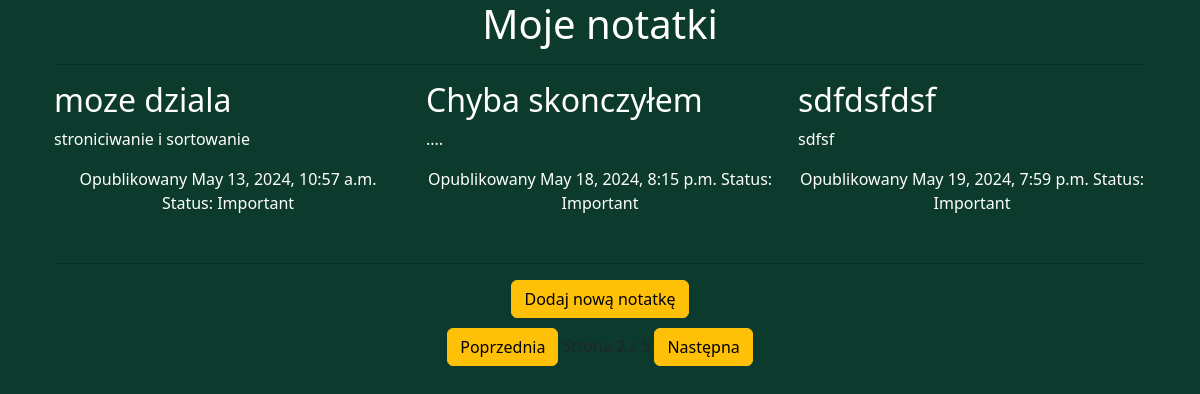
Screenshot of /?page=2 with the database file from the repository.
### aplikacjaNotatnik/models.py (models this page shows, shortened)
class Note(models.Model):
    STATUS_CHOICES = (
        ('Important', 'Important'),
        ('Usually', 'Usually')
    )
    title = models.CharField(max_length=100)
    text = models.TextField()
    time = models.DateTimeField(auto_now_add=True)
    author = models.ForeignKey(User, on_delete=models.CASCADE)
    status = models.CharField(max_length=10, choices=STATUS_CHOICES, default='Usually')
    id = models.AutoField(primary_key=True)
    def get_absolute_url(self):
        return reverse('detail_note', args=[self.id])

### aplikacjaNotatnik/views.py (the view)
# urls.py: path("", views.notes_list, name='notes_list'),
def notes_list(request):
    notes = Note.objects.all()
    important_notes = Note.objects.filter(status='Important')
    usually_notes = Note.objects.filter(status='Usually')
    notes = list(important_notes) + list(usually_notes)
    paginator = Paginator(notes, 3)
    page_number = request.GET.get('page')
    try:
        notes = paginator.page(page_number)
    except PageNotAnInteger:
        notes = paginator.page(1)
    except EmptyPage:
        notes = paginator.page(paginator.num_pages)
    return render(request, 'notes_list.html', {'notes': notes})

### aplikacjaNotatnik/templates/notes_list.html (shortened to what this page needs)
{% extends "base.html" %}
{% load static %}
{% block content %}
<main>
    <div class="container">
        <div class="row">
            <div class="col-12">
                <h1 class="info">Moje notatki</h1>
                <hr>
            </div>
        </div>
        <div class="row">
            {% for note in notes %}
                <div class="col-md-6 col-lg-4 mb-3">
                    <h2><a class="note-title" href="{{ note.get_absolute_url }}">{{ note.title }}</a></h2>
                    <div class="note-text">{{ note.text|truncatewords:30|linebreaks }}</div>
                    <p class="info">Opublikowany {{ note.time }} Status: {{ note.status }}</p>
                </div>
            {% endfor %}
        </div>
        <hr>
        <div class="row">
            <div class="col-15 text-center">
                <a class="btn btn-warning add-note-margin" href="{% url 'add_note' %}">Dodaj nową notatkę</a>
                <br>
                {% include "pagination.html" with page=notes %}
            </div>
        </div>
    </div>
</main>
{% endblock %}

### aplikacjaNotatnik/static/css/notatnik.css (style rules this page uses)
.note-title, .info { text-decoration: none; color: white; }
body { background-color: #0C3B2E !important; }
.note-text { color: white !important; }
.add-note-margin { margin-bottom: 10px !important; }
.info-center, .info { text-align: center !important; }
hr { color: black !important; }

### rows the page displays
Note: title "moze dziala", text "stroniciwanie i sortowanie", time "May 13, 2024, 10:57 a.m.", status "Important"
Note: title "Chyba skonczyłem", text "....", time "May 18, 2024, 8:15 p.m.", status "Important"
Note: title "sdfdsfdsf", text "sdfsf", time "May 19, 2024, 7:59 p.m.", status "Important"
